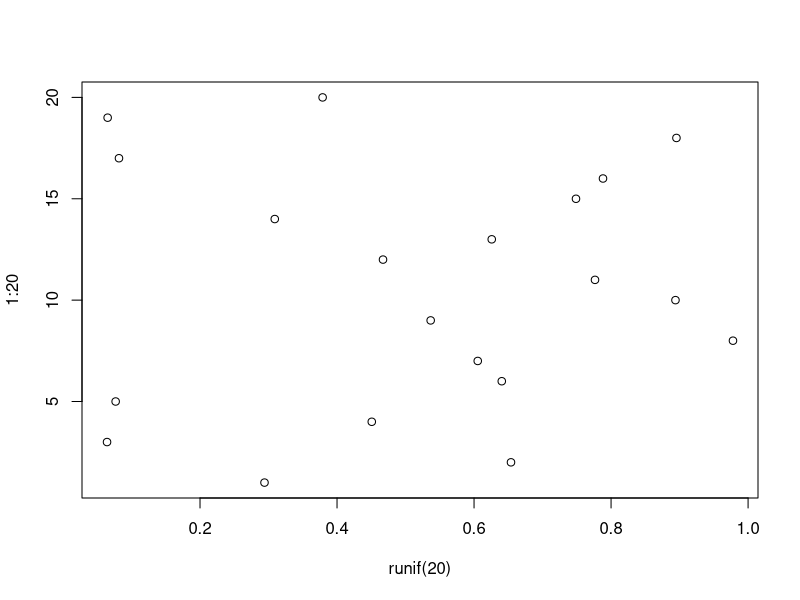

Write R code to recreate this figure.
## ---- chunk 1
knitr::opts_chunk$set(echo = FALSE)

# Learn more about creating blogs with Distill at:
# https://rstudio.github.io/distill/blog.html

## ---- chunk 2
plot(runif(20),1:20)
